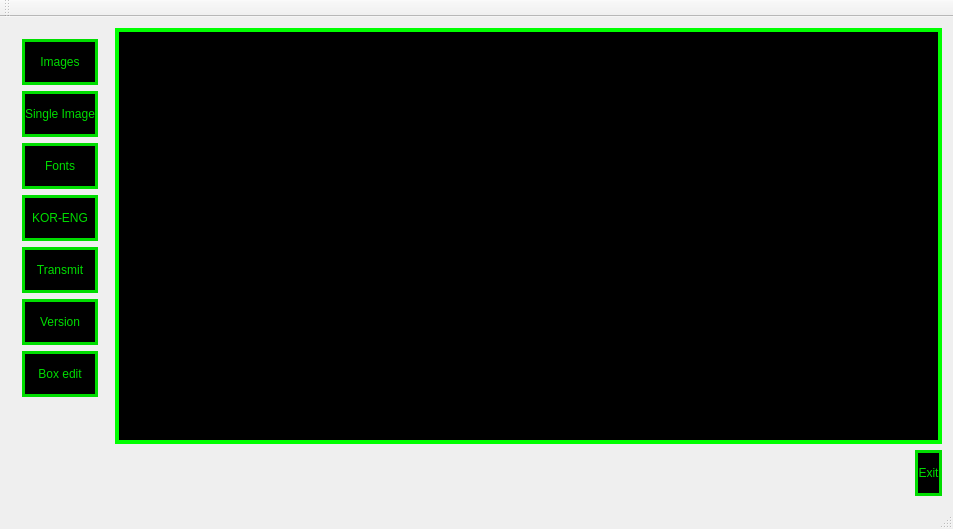
<?xml version="1.0" encoding="UTF-8"?>
<ui version="4.0">
 <class>MainWindow</class>
 <widget class="QMainWindow" name="MainWindow">
  <property name="geometry">
   <rect>
    <x>0</x>
    <y>0</y>
    <width>953</width>
    <height>529</height>
   </rect>
  </property>
  <property name="windowTitle">
   <string>MainWindow</string>
  </property>
  <property name="styleSheet">
   <string notr="true">QMessageBox {
    background-color: black;
    border: 3px solid #00ff00;
	 font: 75 11pt &quot;White Rabbit&quot;;
}
QMessageBox QLabel {
    color: #00ff00;
}
QMessageBox QPushButton {
  background-color: black;
  border: 3px solid #00dd00;
  font: 75 16pt &quot;White Rabbit&quot;;
  color: #00dd00;
}
QMessageBox QPushButton:hover {
  border: 4px solid #00ff00;
  font: 75 17pt &quot;White Rabbit&quot;;
  color: #00ff00;
}

QDialog {
    background-color: black;
    border: 3px solid #00ff00;
	 font: 75 11pt &quot;White Rabbit&quot;;
}
QDialog QLabel {
    color: #00ff00;
}
QDialog QPushButton {
  background-color: black;
  border: 3px solid #00dd00;
  font: 75 16pt &quot;White Rabbit&quot;;
  color: #00dd00;
}
QDialog QPushButton:hover {
  border: 4px solid #00ff00;
  font: 75 17pt &quot;White Rabbit&quot;;
  color: #00ff00;
}

</string>
  </property>
  <widget class="QWidget" name="centralWidget">
   <property name="styleSheet">
    <string notr="true">QPushButton {
  background-color: black;
  height: 40px;
  border: 3px solid #00dd00;
  font: 75 16pt &quot;White Rabbit&quot;;
  color: #00dd00;
}
QPushButton:hover {
  border: 4px solid #00ff00;
  font: 75 17pt &quot;White Rabbit&quot;;
  color: #00ff00;
} 
QScrollBar:vertical {
     border: 2px solid #00ff00;
     background: black;
     width: 15px;
     margin: 22px 0 22px 0;
 }
 QScrollBar::handle:vertical {
	 border: 2px solid black;
     background: #00ff00;
 }
 QScrollBar::add-line:vertical {
     border: 2px solid #00ff00;
     background: black;
     height: 20px;
     subcontrol-position: bottom;
     subcontrol-origin: margin;
 }
 QScrollBar::sub-line:vertical {
     border: 2px solid #00ff00;
     background: black;
     height: 20px;
     subcontrol-position: top;
     subcontrol-origin: margin;
 }
 QScrollBar::up-arrow:vertical, QScrollBar::down-arrow:vertical {
     border: 2px solid black;
     width: 3px;
     height: 3px;
     background: #00ff00;
 }
 QScrollBar::add-page:vertical, QScrollBar::sub-page:vertical {
     background: none;
 }</string>
   </property>
   <layout class="QGridLayout" name="gridLayout">
    <item row="0" column="0">
     <widget class="QWidget" name="buttonWidget" native="true">
      <property name="styleSheet">
       <string notr="true">
QPushButton {
  background-color: black;
  height: 40px;
  border: 3px solid #00dd00;
  font: 75 16pt &quot;White Rabbit&quot;;
  color: #00dd00;
}
QPushButton:hover {
  border: 4px solid #00ff00;
  font: 75 17pt &quot;White Rabbit&quot;;
  color: #00ff00;
}
</string>
      </property>
      <layout class="QVBoxLayout" name="verticalLayout">
       <item>
        <widget class="QPushButton" name="images_train">
         <property name="text">
          <string>Images</string>
         </property>
        </widget>
       </item>
       <item>
        <widget class="QPushButton" name="singleImage_train">
         <property name="text">
          <string>Single Image</string>
         </property>
        </widget>
       </item>
       <item>
        <widget class="QPushButton" name="fonts_train">
         <property name="text">
          <string>Fonts</string>
         </property>
        </widget>
       </item>
       <item>
        <widget class="QPushButton" name="multi_lang">
         <property name="text">
          <string>KOR-ENG</string>
         </property>
        </widget>
       </item>
       <item>
        <widget class="QPushButton" name="transmit_button">
         <property name="text">
          <string>Transmit</string>
         </property>
        </widget>
       </item>
       <item>
        <widget class="QPushButton" name="version_button">
         <property name="text">
          <string>Version</string>
         </property>
        </widget>
       </item>
       <item>
        <widget class="QPushButton" name="box_edit">
         <property name="styleSheet">
          <string notr="true">QPushButton.disabled {
  opacity: 0.6;
  cursor: not-allowed;
}</string>
         </property>
         <property name="text">
          <string>Box edit</string>
         </property>
        </widget>
       </item>
       <item>
        <spacer name="verticalSpacer">
         <property name="orientation">
          <enum>Qt::Vertical</enum>
         </property>
         <property name="sizeHint" stdset="0">
          <size>
           <width>20</width>
           <height>40</height>
          </size>
         </property>
        </spacer>
       </item>
      </layout>
     </widget>
    </item>
    <item row="0" column="1">
     <layout class="QVBoxLayout" name="verticalLayout_2">
      <item>
       <widget class="QTextEdit" name="textEdit">
        <property name="styleSheet">
         <string notr="true">QTextEdit {
border: 4px solid #00ff00;
font: 75 11pt &quot;White Rabbit&quot;;
background-color: black;
color: #00ff00;
}
</string>
        </property>
        <property name="verticalScrollBarPolicy">
         <enum>Qt::ScrollBarAsNeeded</enum>
        </property>
       </widget>
      </item>
      <item>
       <layout class="QHBoxLayout" name="horizontalLayout">
        <item>
         <layout class="QHBoxLayout" name="sysinfoLayout"/>
        </item>
        <item>
         <spacer name="horizontalSpacer">
          <property name="orientation">
           <enum>Qt::Horizontal</enum>
          </property>
          <property name="sizeHint" stdset="0">
           <size>
            <width>40</width>
            <height>20</height>
           </size>
          </property>
         </spacer>
        </item>
        <item>
         <widget class="QPushButton" name="quit_button">
          <property name="text">
           <string>Exit</string>
          </property>
         </widget>
        </item>
       </layout>
      </item>
     </layout>
    </item>
   </layout>
  </widget>
  <widget class="QMenuBar" name="menuBar">
   <property name="geometry">
    <rect>
     <x>0</x>
     <y>0</y>
     <width>953</width>
     <height>22</height>
    </rect>
   </property>
  </widget>
  <widget class="QToolBar" name="mainToolBar">
   <attribute name="toolBarArea">
    <enum>TopToolBarArea</enum>
   </attribute>
   <attribute name="toolBarBreak">
    <bool>false</bool>
   </attribute>
  </widget>
  <widget class="QStatusBar" name="statusBar"/>
 </widget>
 <layoutdefault spacing="6" margin="11"/>
 <resources/>
 <connections/>
</ui>
